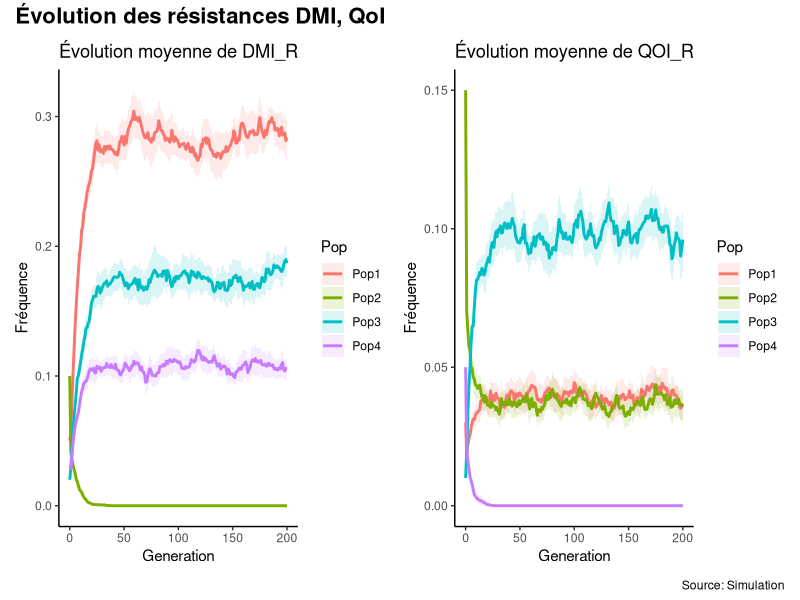

Reproduce this figure in R.
library(ggplot2)
library(dplyr)
library(tidyr)

simulate_force_evolutive <- function(
    n_pop = 4,
    Ne = rep(1000, 4),
    generations = 200,
    reps = 50,
    pDMI_init = c(0.05, 0.10, 0.02, 0.03),
    pQOI_init = c(0.03, 0.15, 0.01, 0.05),
    s_DMI = 0.10,
    s_QOI = 0.15,
    distance = NULL,
    m = 0.05,
    use_drift = TRUE,
    seed = 42
){
  set.seed(seed)
  
  phenotypes <- c("DMI_S", "DMI_R", "QOI_S", "QOI_R")
  fitness <- c(DMI_S = 1, DMI_R = 1 - s_DMI, QOI_S = 1, QOI_R = 1 - s_QOI)
  
  # --- distance par défaut si NULL (exemple simple) ---
  if(is.null(distance)){
    distance <- matrix(c(
      0,10,30,50,
      10,0,20,40,
      30,20,0,25,
      50,40,25,0
    ), nrow = n_pop, byrow = TRUE)
  }
  if(!all(dim(distance) == c(n_pop, n_pop))) stop("distance doit être une matrice n_pop x n_pop")
  
  # stockage
  results_DMI <- array(NA, dim = c(generations+1, n_pop, reps))
  results_QOI <- array(NA, dim = c(generations+1, n_pop, reps))
  
  for(rep in 1:reps){
    populations <- matrix(0, n_pop, 4)
    colnames(populations) <- phenotypes
    populations[, "DMI_R"] <- pDMI_init
    populations[, "DMI_S"] <- 1 - pDMI_init
    populations[, "QOI_R"] <- pQOI_init
    populations[, "QOI_S"] <- 1 - pQOI_init
    
    results_DMI[1, , rep] <- pDMI_init
    results_QOI[1, , rep] <- pQOI_init
    
    for(gen in 2:(generations+1)){
      # SELECTION
      for(i in 1:n_pop){
        x <- populations[i, ]
        wbar <- sum(x * fitness)
        if(wbar <= 0) {
          # garde contre div/0 : si wbar 0 → on laisse x inchangé
          x_sel <- x
        } else {
          x_sel <- (x * fitness) / wbar
        }
        populations[i, ] <- x_sel
      }
      
      # MIGRATION robuste (évite Inf/NA)
      pop_after_mig <- matrix(0, n_pop, 4)
      colnames(pop_after_mig) <- phenotypes
      
      for(i in 1:n_pop){
        # calcule poids = inverse de la distance en ignorant la diagonale
        tmp <- distance[i, ]
        # mettre la diagonale en NA pour éviter 1/0
        tmp[i] <- NA
        weights <- 1 / tmp            # produit NA ou Inf si tmp 0/NA
        # convertir Inf/NA en 0
        weights[!is.finite(weights)] <- 0
        # s'il n'y a aucune source, distribue uniformément sur les autres
        if(sum(weights) == 0){
          weights <- rep(1, n_pop)
          weights[i] <- 0
        }
        # normalise
        weights <- weights / sum(weights)
        
        # calcul des migrants : somme des populations[j,] * poids[j]
        migrants <- colSums(sapply(1:n_pop, function(j) populations[j, ] * weights[j]))
        pop_after_mig[i, ] <- (1 - m) * populations[i, ] + m * migrants
      }
      
      populations <- pop_after_mig
      
      # DERIVE multinomiale sur les 4 phénotypes
      if(use_drift){
        for(i in 1:n_pop){
          N <- Ne[i]
          if(N <= 0) stop("Ne doit être > 0")
          new_counts <- rmultinom(1, size = N, prob = populations[i, ])
          # rmultinom renvoie une matrix 4 x 1 ; on met en vecteur / N
          populations[i, ] <- as.vector(new_counts) / N
        }
      }
      
      results_DMI[gen, , rep] <- populations[, "DMI_R"]
      results_QOI[gen, , rep] <- populations[, "QOI_R"]
    } # fin génération
  } # fin reps
  
  # Moyennes et se
  mean_DMI <- apply(results_DMI, c(1,2), mean)
  se_DMI <- apply(results_DMI, c(1,2), sd) / sqrt(reps)
  mean_QOI <- apply(results_QOI, c(1,2), mean)
  se_QOI <- apply(results_QOI, c(1,2), sd) / sqrt(reps)
  
  # DF long DMI
  df_mean_DMI <- as.data.frame(mean_DMI)
  colnames(df_mean_DMI) <- paste0("Pop", 1:n_pop)
  df_mean_DMI$Generation <- 0:generations
  df_mean_DMI_long <- pivot_longer(df_mean_DMI, cols = -Generation, names_to = "Pop", values_to = "mean")
  df_se_DMI <- as.data.frame(se_DMI); colnames(df_se_DMI) <- paste0("Pop", 1:n_pop); df_se_DMI$Generation <- 0:generations
  df_se_DMI_long <- pivot_longer(df_se_DMI, cols = -Generation, names_to = "Pop", values_to = "se")
  df_DMI_long <- left_join(df_mean_DMI_long, df_se_DMI_long, by = c("Generation","Pop")) %>%
    mutate(lower = pmax(mean - 1.96*se, 0), upper = pmin(mean + 1.96*se, 1))
  
  # DF long QOI
  df_mean_QOI <- as.data.frame(mean_QOI)
  colnames(df_mean_QOI) <- paste0("Pop", 1:n_pop)
  df_mean_QOI$Generation <- 0:generations
  df_mean_QOI_long <- pivot_longer(df_mean_QOI, cols = -Generation, names_to = "Pop", values_to = "mean")
  df_se_QOI <- as.data.frame(se_QOI); colnames(df_se_QOI) <- paste0("Pop", 1:n_pop); df_se_QOI$Generation <- 0:generations
  df_se_QOI_long <- pivot_longer(df_se_QOI, cols = -Generation, names_to = "Pop", values_to = "se")
  df_QOI_long <- left_join(df_mean_QOI_long, df_se_QOI_long, by = c("Generation","Pop")) %>%
    mutate(lower = pmax(mean - 1.96*se, 0), upper = pmin(mean + 1.96*se, 1))
  
  # Graphs
  p1 <- ggplot(df_DMI_long, aes(x = Generation, y = mean, color = Pop, fill = Pop)) +
    geom_ribbon(aes(ymin = lower, ymax = upper), alpha = 0.15, color = NA) +
    geom_line(linewidth = 1) + theme_classic() + labs(title = "Évolution moyenne de DMI_R", y = "Fréquence")
  
  p2 <- ggplot(df_QOI_long, aes(x = Generation, y = mean, color = Pop, fill = Pop)) +
    geom_ribbon(aes(ymin = lower, ymax = upper), alpha = 0.15, color = NA) +
    geom_line(linewidth = 1) + theme_classic() + labs(title = "Évolution moyenne de QOI_R", y = "Fréquence")
  
  return(list(
    results_DMI = results_DMI,
    results_QOI = results_QOI,
    df_DMI_long = df_DMI_long,
    df_QOI_long = df_QOI_long,
    plot_DMI = p1,
    plot_QOI = p2
  ))
}


distance <- matrix(c(
  0,10,30,50,
  10,0,20,40,
  30,20,0,25,
  50,40,25,0
), 4,4, byrow=TRUE)

res <- simulate_force_evolutive(distance = distance, reps = 20, generations = 200)
p1=res$plot_DMI
p2=res$plot_QOI

library(patchwork)

# Affichage en grille 2x2 avec titre global et axe x commun
(p1 | p2) +
  plot_annotation(
    title = "Évolution des résistances DMI, QoI",
    caption = "Source: Simulation",
    theme = theme(plot.title = element_text(size = 16, face = "bold"))
  ) 

